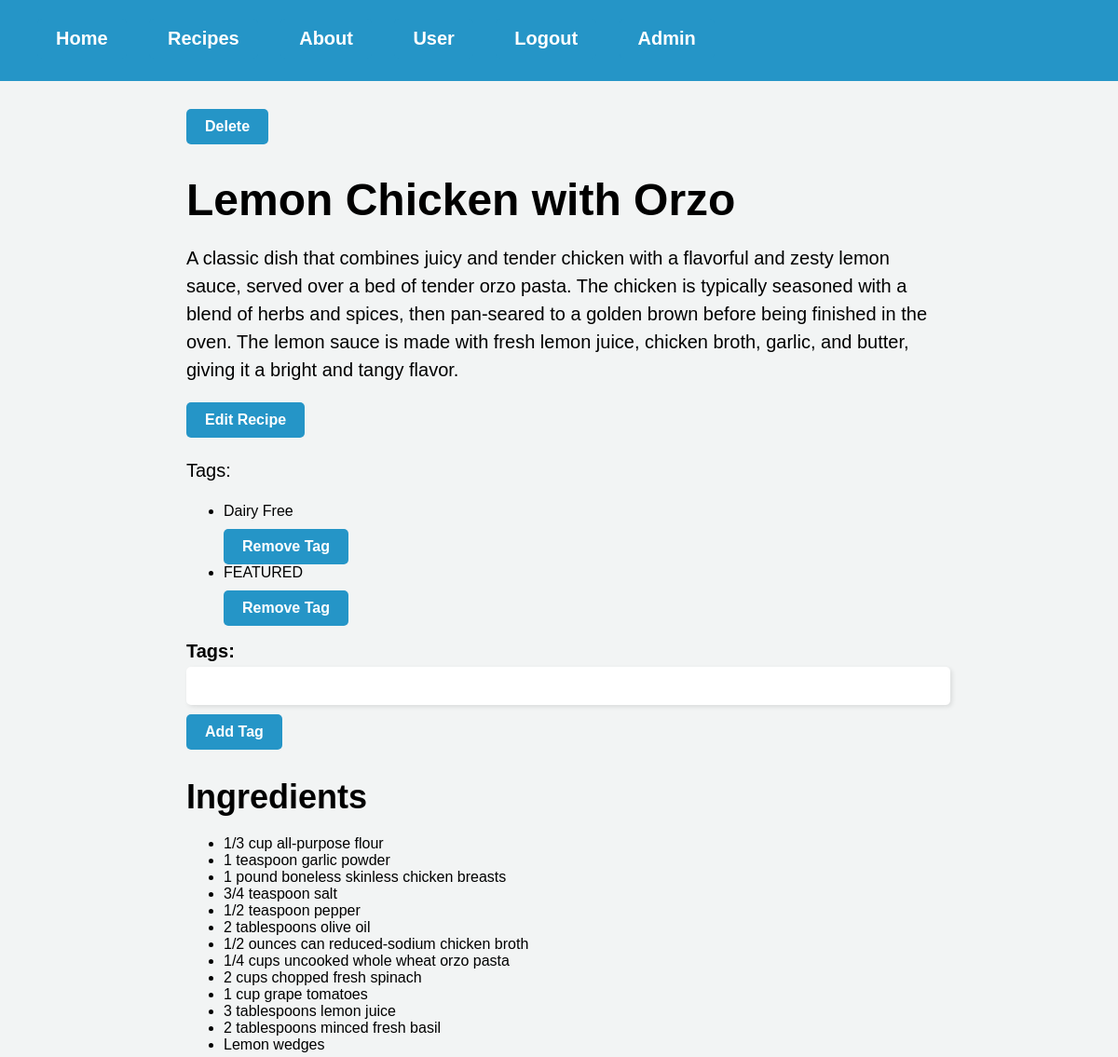
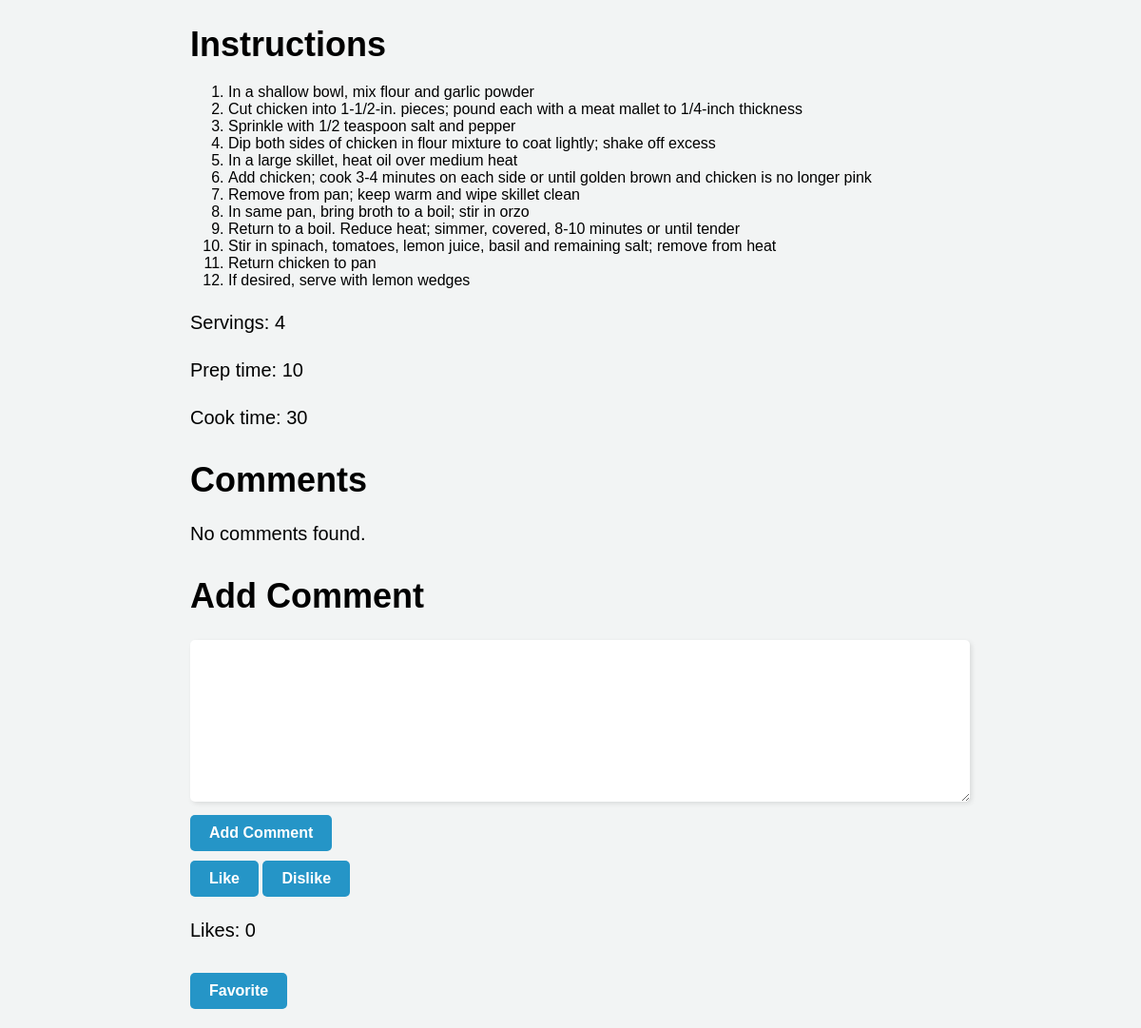
/recipe/4 (signed in), run on the app's committed database (2 pictures, top to bottom).
### website/models.py (models this page shows)
class Recipe(db.Model):
    id = db.Column(db.Integer, primary_key=True)
    user_id = db.Column(db.Integer, db.ForeignKey('user.id'), nullable=False)
    title = db.Column(db.String(128), nullable=False)
    description = db.Column(db.String(512), nullable=False)
    servings = db.Column(db.Integer, nullable=False)
    prep_time = db.Column(db.Integer, nullable=False)
    cook_time = db.Column(db.Integer, nullable=False)
    ingredients = db.relationship('Ingredient', backref='recipe', lazy=True, cascade='all, delete')
    instructions = db.relationship('Instruction', backref='recipe', lazy=True, cascade='all, delete')
    tags = db.relationship('Tags', backref='recipe', lazy=True, cascade='all, delete-orphan')
    comments = db.relationship('Comments', backref='recipe', lazy=True, cascade='all, delete-orphan')
    likes = db.Column(db.Integer, default=0)

class Tags(db.Model):
    id = db.Column(db.Integer, primary_key=True)
    text = db.Column(db.String(64))
    recipe_id = db.Column(db.Integer, db.ForeignKey(
        'recipe.id', ondelete='cascade'), nullable=False)

class Ingredient(db.Model):
    id = db.Column(db.Integer, primary_key=True)
    text = db.Column(db.String(256), nullable=False)
    recipe_id = db.Column(db.Integer, db.ForeignKey(
        'recipe.id', ondelete='cascade'), nullable=False)

class Instruction(db.Model):
    id = db.Column(db.Integer, primary_key=True)
    text = db.Column(db.String(1024), nullable=False)
    recipe_id = db.Column(db.Integer, db.ForeignKey(
        'recipe.id', ondelete='cascade'), nullable=False)

### website/views.py (the view)
@views.route('/recipe/<int:recipe_id>', methods=['GET', 'POST'])
@login_required
def recipe(recipe_id):
    recipe = Recipe.query.get_or_404(recipe_id)
    tag_form = TagForm()
    return render_template("recipe.html", recipe=recipe, user=current_user, tag_form=tag_form)

### website/forms.py
class TagForm(FlaskForm):
    tags = StringField('Tags', validators=[DataRequired(), Length(max=50)])
    recipe_id = HiddenField('Recipe ID')
    submit_add = SubmitField('Add Tag')
    submit_remove = SubmitField('Remove Tag')

### website/__init__.py (called while the page is built)
def create_app():
    app = Flask(__name__)
    app.config['SECRET_KEY'] = 'hjshjhdjah kjshkjdhjs'
    app.config['SQLALCHEMY_DATABASE_URI'] = f'sqlite:///{DB_NAME}'
    db.init_app(app)
    from .views import views
    from .auth import auth
    app.register_blueprint(views, url_prefix='/')
    app.register_blueprint(auth, url_prefix='/')
    from .models import User
    with app.app_context():
        db.create_all()
    login_manager = LoginManager()
    login_manager.login_view = 'auth.login'
    login_manager.init_app(app)
    @login_manager.user_loader
    def load_user(id):
        return User.query.get(int(id))
    return app

### website/templates/recipe.html (shortened to what this page needs)
{% extends "base.html" %}
{% block content %}
<link rel="stylesheet" type="text/css" href="{{ url_for('static', filename='recipe.css') }}">
{% if user.is_authenticated and (user.email == 'admin@platepal.com' or recipe.user_id == current_user.id) %}
<form action="{{ url_for('views.delete_recipe', recipe_id=recipe.id) }}" method="POST">
    <button type="submit">Delete</button>
</form>
{% endif %}
<h1>{{ recipe.title }}</h1>
<p>{{ recipe.description }}</p>
{% if current_user == recipe.user %}
<a href="{{ url_for('views.editRecipe', recipe_id=recipe.id) }}">Edit Recipe</a>
{% endif %}
{% if recipe.tags %}
<p>Tags:</p>
<ul>
    {% for tag in recipe.tags %}
    <li>{{ tag.text }}
        {% if user.is_authenticated and user.email == 'admin@platepal.com' %}
        <form action="{{ url_for('views.remove_tag', recipe_id=recipe.id, tag_id=tag.id) }}" method="POST">
            {{ tag_form.submit_remove() }}
        </form>
        {% endif %}
    </li>
    {% endfor %}
</ul>
{% endif %}
{% if user.is_authenticated and user.email == 'admin@platepal.com' %}
<form action="{{ url_for('views.add_tag', recipe_id=recipe.id) }}" method="POST">
    <label for="{{ tag_form.tags.id }}">Tags:</label>
    {{ tag_form.tags }} {{ tag_form.submit_add }}
</form>
{% endif %}
<h2>Ingredients</h2>
{% if recipe.ingredients %}
<ul>
    {% for ingredient in recipe.ingredients %}
    <li>{{ ingredient.text }}</li>
    {% endfor %}
</ul>
{% else %}
<p>No ingredients found.</p>
{% endif %}
<h2>Instructions</h2>
{% if recipe.instructions %}
<ol>
    {% for instruction in recipe.instructions %}
    <li>{{ instruction.text }}</li>
    {% endfor %}
</ol>
{% else %}
<p>No instructions found.</p>
{% endif %}
<p>Servings: {{ recipe.servings }}</p>
<p>Prep time: {{ recipe.prep_time }}</p>
<p>Cook time: {{ recipe.cook_time }}</p>
<h2>Comments</h2>
{% if recipe.comments %}
<ul>
    {% for comment in recipe.comments %}
    <li>
        <div>
            <p><strong>{{ comment.user.first_name }}</strong>: {{ comment.text }}</p>
            {% if current_user == (comment.user or user.email == 'admin@platepal.com') %}
            <form method="POST"
                action="{{ url_for('views.deleteComment', recipe_id=recipe.id, comment_id=comment.id) }}">
                <button type="submit">Delete</button>
            </form>
            {% endif %}
        </div>
    </li>
    {% endfor %}
</ul>
{% else %}
<p>No comments found.</p>
{% endif %}
<h2>Add Comment</h2>
<form method="POST" action="{{ url_for('views.addComment', recipe_id=recipe.id, user_id=current_user.id) }}">
    <textarea name="comment_text" required></textarea>
    <br>
    <input type="submit" value="Add Comment">
</form>
<form action="{{ url_for('views.likeRecipe', recipe_id=recipe.id) }}" method="POST">
    <button type="submit" name="like" value="like">Like</button>
    <button type="submit" name="like" value="dislike">Dislike</button>
</form>
<p>Likes: {{ recipe.likes }}</p>
{% if current_user.is_authenticated %}
<form action="{{ url_for('views.favorite_recipe', recipe_id=recipe.id) }}" method="POST">
    {% if recipe in current_user.favorites %}
    <button type="submit" name="favorite" value="unfavorite">Unfavorite</button>
    {% else %}
    <button type="submit" name="favorite" value="favorite">Favorite</button>
    {% endif %}
</form>
{% endif %}
{% endblock %}

### website/static/recipe.css (style rules this page uses)
body { background-color: #F2F4F4; font-family: Arial, sans-serif; margin: 0; padding: 0; }
a { background-color: #2595C7; border-radius: 5px; color: white; display: inline-block; font-size: 16px; font-weight: bold; padding: 10px 20px; text-align: center; text-decoration: none; transition: background-color 0.3s ease-in-out; }
.container h1 { font-size: 48px; margin-bottom: 20px; }
.container p { font-size: 20px; line-height: 1.5; margin-bottom: 20px; }
.container h2 { font-size: 36px; margin-bottom: 20px; }
.container label { font-size: 20px; font-weight: bold; }
.container input[type=text], .container input[type=number], .container textarea { width: 100%; padding: 10px; border: none; border-radius: 5px; box-shadow: 2px 2px 5px rgba(0, 0, 0, 0.1); font-size: 18px; margin-top: 5px; }
.container textarea { height: 150px; }
.container button[type=button], .container input[type=submit] { padding: 10px 20px; border: none; border-radius: 5px; background-color: #2595C7; color: #FFFFFF; font-size: 20px; cursor: pointer; transition: all 0.3s ease-in-out; }
.container button[type=button], .container input[type=submit], .container button[type=submit] { padding: 10px 20px; border: none; border-radius: 5px; background-color: #2595C7; color: white; font-size: 16px; font-weight: bold; text-align: center; text-decoration: none; transition: background-color 0.3s ease-in-out; cursor: pointer; margin-top: 10px; }

### data on the page
Recipe: title "Lemon Chicken with Orzo", description "A classic dish that combines juicy and tender chicken with a flavorful and zesty lemon sauce, served over a bed of tender orzo pasta. The chicken is typically seasoned with a blend of herbs and spices, then pan-seared to a golden brown before being finished in the oven. The lemon sauce is made with fresh lemon juice, chicken broth, garlic, and butter, giving it a bright and tangy flavor.", servings "4", prep_time "10", cook_time "30", likes "0"
Tags: text "Dairy Free"
Tags: text "FEATURED"
Ingredient: text "1/3 cup all-purpose flour"
Ingredient: text "1 teaspoon garlic powder"
Ingredient: text "1 pound boneless skinless chicken breasts"
Ingredient: text "3/4 teaspoon salt"
Ingredient: text "1/2 teaspoon pepper"
Ingredient: text "2 tablespoons olive oil"
Ingredient: text "1/2 ounces can reduced-sodium chicken broth"
Ingredient: text "1/4 cups uncooked whole wheat orzo pasta"
Ingredient: text "2 cups chopped fresh spinach"
Ingredient: text "1 cup grape tomatoes"
Ingredient: text "3 tablespoons lemon juice"
Ingredient: text "2 tablespoons minced fresh basil"
Ingredient: text "Lemon wedges"
Instruction: text "In a shallow bowl, mix flour and garlic powder"
Instruction: text "Cut chicken into 1-1/2-in. pieces; pound each with a meat mallet to 1/4-inch thickness"
Instruction: text "Sprinkle with 1/2 teaspoon salt and pepper"
Instruction: text "Dip both sides of chicken in flour mixture to coat lightly; shake off excess"
Instruction: text "In a large skillet, heat oil over medium heat"
Instruction: text "Add chicken; cook 3-4 minutes on each side or until golden brown and chicken is no longer pink"
Instruction: text "Remove from pan; keep warm and wipe skillet clean"
Instruction: text "In same pan, bring broth to a boil; stir in orzo"
Instruction: text "Return to a boil. Reduce heat; simmer, covered, 8-10 minutes or until tender"
Instruction: text "Stir in spinach, tomatoes, lemon juice, basil and remaining salt; remove from heat"
Instruction: text "Return chicken to pan"
Instruction: text "If desired, serve with lemon wedges"
